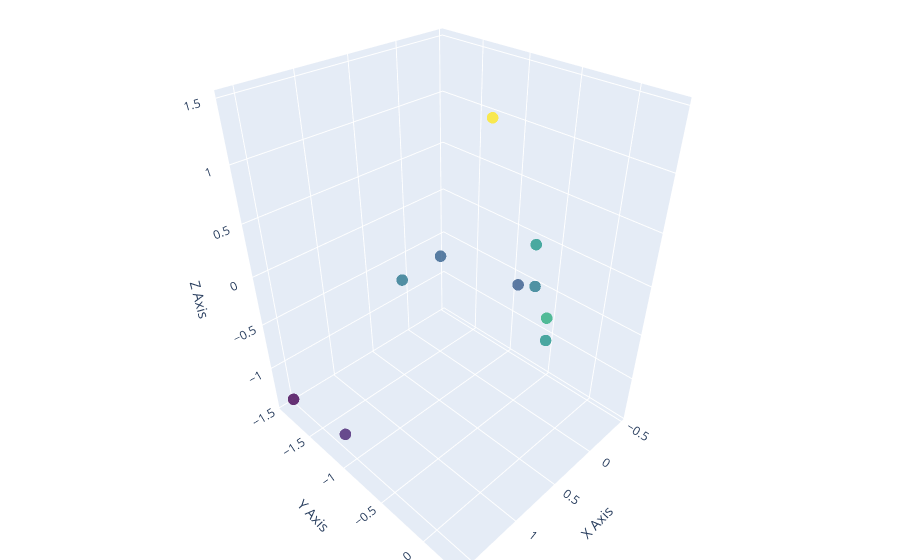

Notebook code cell kept with this figure:
### Code cell
import plotly.graph_objects as go
import numpy as np

# 生成随机点
np.random.seed(42)
x = np.random.randn(10)
y = np.random.randn(10)
z = np.random.randn(10)

# 创建3D散点图
fig = go.Figure(data=[go.Scatter3d(
    x=x, y=y, z=z,
    mode='markers',
    marker=dict(
        size=4,
        color=z,               # 可以用 z 映射颜色
        colorscale='Viridis', # 配色方案
        opacity=0.8
    )
)])

fig.update_layout(
    scene=dict(
        xaxis_title='X Axis',
        yaxis_title='Y Axis',
        zaxis_title='Z Axis'
    ),
    margin=dict(l=0, r=0, b=0, t=0)
)

# 显示（在 notebook 中可交互）
fig.show()

# 可选：保存为 HTML
# fig.write_html("3d_plot.html")

### Figure 1 — Plotly figure (JSON) as saved in the notebook; plotly's stock layout.template omitted (floating-point values rounded to 4 significant figures)
{"data": [{"marker": {"color": [1.466, -0.2258, 0.06753, -1.425, -0.5444, 0.1109, -1.151, 0.3757, -0.6006, -0.2917], "colorscale": [[0, "#440154"], [0.1111, "#482878"], [0.2222, "#3e4989"], [0.3333, "#31688e"], [0.4444, "#26828e"], [0.5556, "#1f9e89"], [0.6667, "#35b779"], [0.7778, "#6ece58"], [0.8889, "#b5de2b"], [1, "#fde725"]], "opacity": 0.8, "size": 4}, "mode": "markers", "type": "scatter3d", "x": [0.4967, -0.1383, 0.6477, 1.523, -0.2342, -0.2341, 1.579, 0.7674, -0.4695, 0.5426], "y": [-0.4634, -0.4657, 0.242, -1.913, -1.725, -0.5623, -1.013, 0.3142, -0.908, -1.412], "z": [1.466, -0.2258, 0.06753, -1.425, -0.5444, 0.1109, -1.151, 0.3757, -0.6006, -0.2917]}], "layout": {"margin": {"b": 0, "l": 0, "r": 0, "t": 0}, "scene": {"xaxis": {"title": {"text": "X Axis"}}, "yaxis": {"title": {"text": "Y Axis"}}, "zaxis": {"title": {"text": "Z Axis"}}}}}
